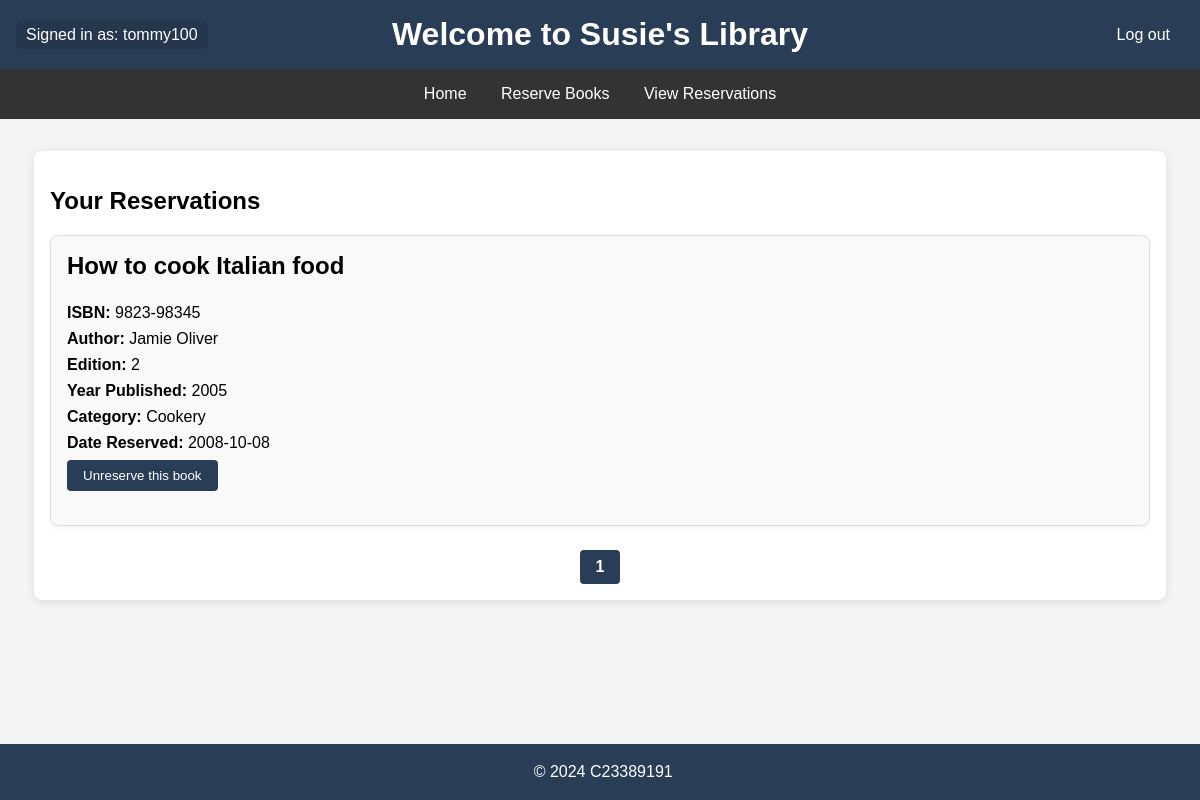
The app's page /AS/view.php (signed in) with its own data.
### tables this page shows
CREATE TABLE IF NOT EXISTS Reservations
(
    ISBN VARCHAR(30),
    Username VARCHAR(30),
    ReservedDate DATE,
   
    CONSTRAINT fk_username
    FOREIGN KEY (Username)
    REFERENCES Users(Username),
   
    CONSTRAINT fk_isbn
    FOREIGN KEY (ISBN)
    REFERENCES Books(ISBN)
);

CREATE TABLE IF NOT EXISTS Books
(
    ISBN VARCHAR(30) PRIMARY KEY,
    BookTitle VARCHAR(30),
    Author VARCHAR(30),
    Edition INT(2),
    YearPublished YEAR,
    Category VARCHAR(3),
    Reserved CHAR(1),
   
    CONSTRAINT fk_category
    FOREIGN KEY (Category)
    REFERENCES Categories(CategoryID)
);

CREATE TABLE IF NOT EXISTS Categories
(
    CategoryID VARCHAR(3) PRIMARY KEY,
    CategoryDescription VARCHAR(30)
);

### AS/view.php (the view, shortened to what this page needs)
<!DOCTYPE html>
<html lang="en">
<head>
    <link rel="stylesheet" href="style.css">
</head>
<body>
    <?php
        include 'header.php';
    ?>
    <div class="content">
        <h2>Your Reservations</h2>
        <?php
        require_once "database.php";
        if (!isset($_SESSION['user_id'])) {
            echo "<p>Please <a href='login.php'>login</a> to view your reservations.</p>";
        } else {
            $username = $_SESSION['user_id'];
            $page = isset($_GET['page']) && is_numeric($_GET['page']) ? (int)$_GET['page'] : 1;
            $rows = 3;
            $offset = ($page - 1) * $rows;
            $count_sql = "SELECT COUNT(*) as total FROM reservations WHERE Username = '$username'";
            $count_result = $conn->query($count_sql);
            $row = $count_result->fetch_assoc();
            $total_rows = $row['total'];
            $total_pages = ceil($total_rows/$rows);
            $sql = "SELECT * FROM reservations WHERE Username = '$username' LIMIT $rows OFFSET $offset";
            $result = $conn->query($sql);
            if ($result->num_rows > 0) {
                while ($row = $result->fetch_assoc()) {
                    $isbn = $row["ISBN"];
                    $sql2 = "SELECT BookTitle, Author, Edition, YearPublished, Category FROM books WHERE ISBN = '$isbn'";
                    $result2 = $conn->query($sql2);
                    $row2 = $result2->fetch_assoc();
                    $cat = $row2["Category"];
                    $sql3 = "SELECT CategoryDescription FROM Categories WHERE CategoryID = '$cat'";
                    $result3 = $conn->query($sql3);
                    $row3 = $result3->fetch_assoc();
                    echo "<div class='book-box'>";
                    echo '<h3 class="book-title">' . $row2["BookTitle"] . '</h3>';
                    echo "<p><strong>ISBN:</strong> " . $row["ISBN"] . "</p>";
                    echo "<p><strong>Author:</strong> " . $row2["Author"] . "</p>";
                    echo "<p><strong>Edition:</strong> " . $row2["Edition"] . "</p>";
                    echo "<p><strong>Year Published:</strong> " . $row2["YearPublished"] . "</p>";
                    echo "<p><strong>Category:</strong> " . $row3["CategoryDescription"] . "</p>";
                    echo "<p><strong>Date Reserved:</strong> " . $row["ReservedDate"] . "</p>";
                    echo "<form action='unreserveFunction.php' method='POST' style='display:inline;'>";
                    echo "<button type='submit' name='unreserve_book' value='" . $row["ISBN"] . "'>Unreserve this book</button>";
                    echo "</form><br><br>";
                    echo "</div>";
                }
            } else {
                echo "<p>No reservations on this page.</p>";
            }
            echo "<div class='pagination' >";
            for ($i = 1; $i <= $total_pages; $i++) {
                if ($i == $page) {
                    echo "<strong>$i</strong> ";
                } else {
                    echo "<a href='view.php?page=$i'>$i</a>";
                }
            }
        }
        echo "</div>";
        ?>
    </div>
    <?php
        include 'footer.php';
    ?>
</body>
</html>

### AS/style.css (style rules this page uses)
body { font-family: Arial, sans-serif; margin: 0; padding: 0; background-color: #f4f4f4; }
.content { max-width: 1100px; margin: 2rem auto; padding: 1rem; background-color: white; border-radius: 8px; box-shadow: 0 2px 10px rgba(0, 0, 0, 0.1); }
.book-box { background-color: #f9f9f9; padding: 1rem; margin: 1rem 0; border: 1px solid #ddd; border-radius: 8px; box-shadow: 0 2px 5px rgba(0, 0, 0, 0.05); }
.book-box h3 { margin-top: 0; font-size: 1.5rem; }
.book-box p { margin: 0.5rem 0; }
.book-box button { background-color: #2a3d56; color: white; padding: 0.5rem 1rem; border: none; cursor: pointer; border-radius: 4px; }
.book-box form { display: inline; }
.pagination { text-align: center; margin-top: 1.5rem; }
.pagination a, .pagination strong { display: inline-block; padding: 0.5rem 1rem; margin: 0 5px; font-size: 1rem; color: #2a3d56; text-decoration: none; border-radius: 4px; transition: background-color 0.3s; }
.pagination a:hover, .pagination strong { background-color: #2a3d56; color: white; }

### records on screen
reservations: ISBN.BookTitle "How to cook Italian food", ISBN "9823-98345", ISBN.Author "Jamie Oliver", ISBN.Edition "2", ISBN.YearPublished "2005", categories.CategoryDescription "Cookery", ReservedDate "2008-10-08"

### other values on screen
$_SESSION['user_id'] "tommy100"
